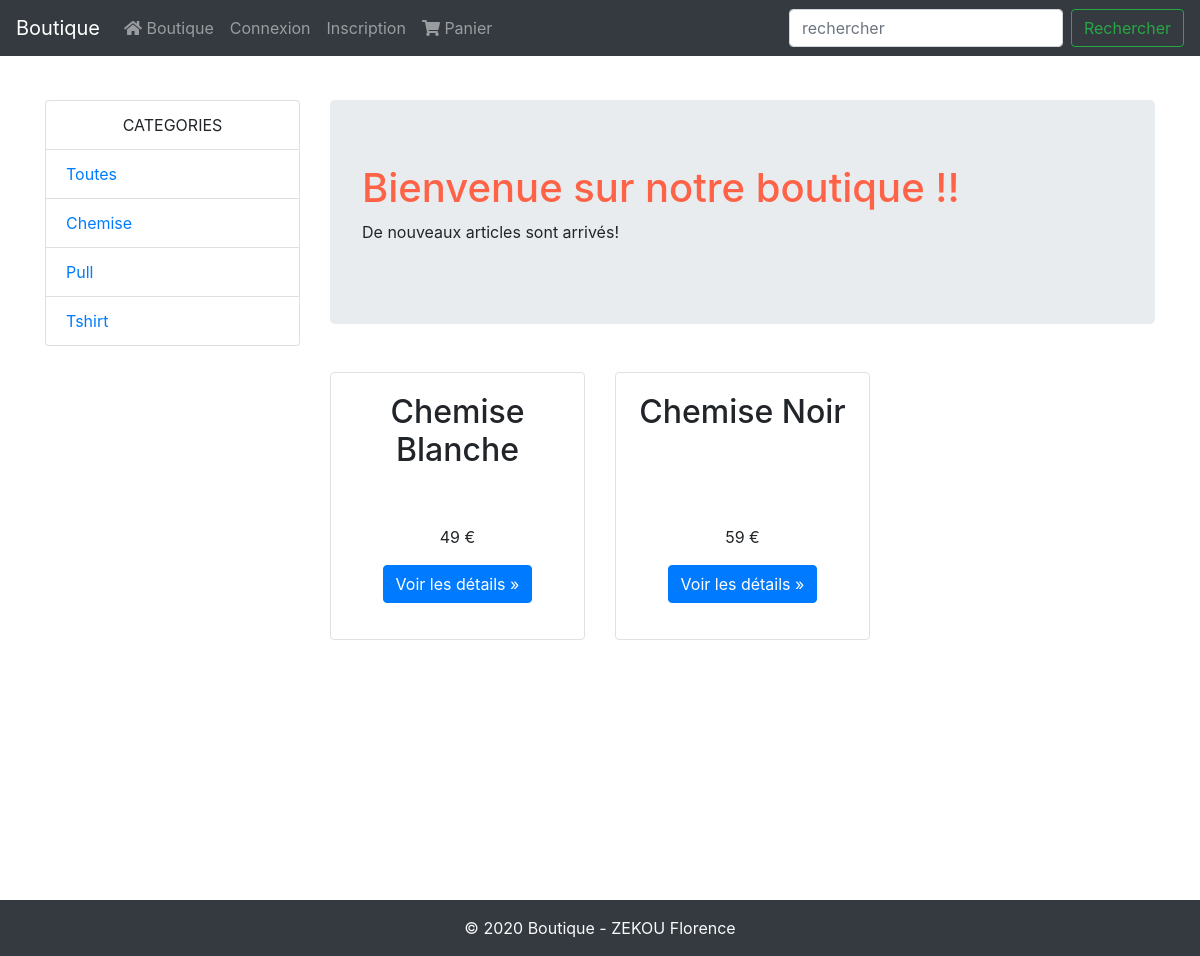
The page /?cat=chemise on the database its author committed.
### tables this page shows
CREATE TABLE IF NOT EXISTS `produit` (
  `id_produit` int(3) NOT NULL,
  `reference` varchar(20) NOT NULL,
  `categorie` varchar(20) NOT NULL,
  `titre` varchar(100) NOT NULL,
  `description` text NOT NULL,
  `couleur` varchar(20) NOT NULL,
  `taille` varchar(5) NOT NULL,
  `public` enum('m','f','mixte','enfant') NOT NULL,
  `photo` varchar(250) NOT NULL,
  `prix` float NOT NULL,
  `stock` int(5) NOT NULL
);

### index.php (the view, shortened to what this page needs)
<?php
require_once('inc/init.php');
$resultat = $pdo -> query("SELECT * FROM produit");
$produits = $resultat -> fetchAll();
$resultat  = $pdo -> query("SELECT DISTINCT categorie FROM produit ORDER BY categorie ASC");
$categories = $resultat -> fetchAll();
if(isset($_GET['cat']) && !empty($_GET['cat'])  ){
	$resultat = $pdo -> prepare("SELECT * FROM produit WHERE categorie = :cat");
	$resultat -> bindParam(':cat', $_GET['cat'], PDO::PARAM_STR);
	$resultat -> execute();
	if($resultat -> rowCount() > 0){
		$produits = $resultat -> fetchAll();
	}
	else{
		header('location:index.php');
	}
}
require_once('inc/header.php');
?>
			<div class="row">
				<div class="col-sm-3">
					<div class="list-group">
						<p class="list-group-item text-center">CATEGORIES</p>
						<a href="index.php" class="list-group-item ">Toutes</a>
						<?php foreach($categories as $cat) : extract($cat) ?>
							<a href="?cat=<?= $categorie ?>" class="list-group-item "><?= ucfirst($categorie); ?></a>
						<?php endforeach; ?>
					</div>
				</div>
				<div class="col-sm-9">
					<div class="jumbotron">
						<h1>Bienvenue sur notre boutique !!</h1>
						<p>De nouveaux articles sont arrivés!</p>
					</div>
					<div class="row">
						<?php foreach($produits as $p) : extract($p) ?>
						<div class="col-6 col-md-4">
							<div class="card mt-3 border">
								<div class="card-body">
									<div class="card-title text-center">
										<h2 style="height: 80px"><?= $titre ?></h2>
									</div>
									<p>
									</p>
									<p class="text-center"><?= $prix ?> €
									</p>
									<p class="text-center">
										<a class="btn btn-primary" href="fiche_produit.php?id=<?= $id_produit ?>">Voir les détails &raquo; </a>
									</p>
								</div>
							</div>
						</div>
						<?php endforeach; ?>
					</div>
				</div>
			</div>
<?php
include('inc/footer.php');
?>

### css/styles.css (style rules this page uses)
h1 { color: tomato; }

### inc/header.php (style rules this page uses)
body { padding-top:100px !important; }

### rows shown on the page
produit: titre "Chemise Blanche", prix "49"
produit: titre "Chemise Noir", prix "59"

### other values the page prints
$categorie "Chemise"
$categorie "Pull"
$categorie "Tshirt"
